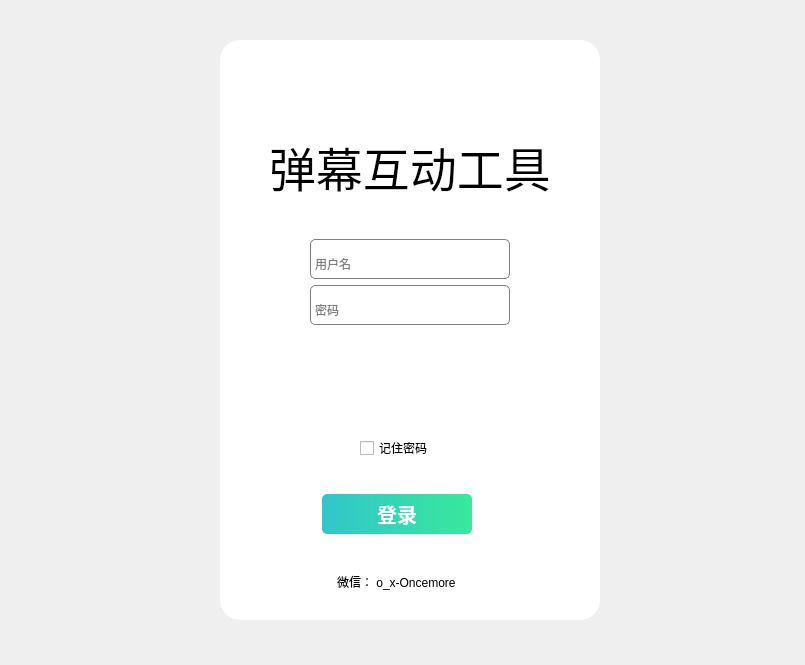
<?xml version="1.0" encoding="UTF-8"?>
<ui version="4.0">
 <class>Login</class>
 <widget class="QWidget" name="Login">
  <property name="geometry">
   <rect>
    <x>0</x>
    <y>0</y>
    <width>805</width>
    <height>665</height>
   </rect>
  </property>
  <property name="minimumSize">
   <size>
    <width>191</width>
    <height>51</height>
   </size>
  </property>
  <property name="maximumSize">
   <size>
    <width>16777215</width>
    <height>16777215</height>
   </size>
  </property>
  <property name="windowTitle">
   <string>登录</string>
  </property>
  <property name="toolTip">
   <string/>
  </property>
  <property name="layoutDirection">
   <enum>Qt::LeftToRight</enum>
  </property>
  <property name="styleSheet">
   <string notr="true"/>
  </property>
  <widget class="QWidget" name="main" native="true">
   <property name="geometry">
    <rect>
     <x>220</x>
     <y>40</y>
     <width>380</width>
     <height>580</height>
    </rect>
   </property>
   <property name="minimumSize">
    <size>
     <width>380</width>
     <height>580</height>
    </size>
   </property>
   <property name="maximumSize">
    <size>
     <width>380</width>
     <height>580</height>
    </size>
   </property>
   <property name="styleSheet">
    <string notr="true">#main {
background-color: rgb(255, 255, 255);
border-radius: 20px;
}
</string>
   </property>
   <layout class="QVBoxLayout" name="verticalLayout_2">
    <item>
     <layout class="QVBoxLayout" name="verticalLayout">
      <item>
       <widget class="QWidget" name="top" native="true">
        <property name="minimumSize">
         <size>
          <width>0</width>
          <height>160</height>
         </size>
        </property>
        <layout class="QVBoxLayout" name="verticalLayout_5">
         <property name="leftMargin">
          <number>0</number>
         </property>
         <property name="topMargin">
          <number>0</number>
         </property>
         <property name="rightMargin">
          <number>0</number>
         </property>
         <property name="bottomMargin">
          <number>0</number>
         </property>
         <item>
          <layout class="QVBoxLayout" name="verticalLayout_4">
           <property name="spacing">
            <number>0</number>
           </property>
           <item>
            <widget class="QWidget" name="widget_2" native="true">
             <property name="styleSheet">
              <string notr="true">border: none;</string>
             </property>
             <layout class="QHBoxLayout" name="horizontalLayout_2">
              <property name="topMargin">
               <number>0</number>
              </property>
              <property name="rightMargin">
               <number>0</number>
              </property>
              <item>
               <layout class="QHBoxLayout" name="horizontalLayout">
                <item>
                 <spacer name="horizontalSpacer">
                  <property name="orientation">
                   <enum>Qt::Horizontal</enum>
                  </property>
                  <property name="sizeHint" stdset="0">
                   <size>
                    <width>40</width>
                    <height>20</height>
                   </size>
                  </property>
                 </spacer>
                </item>
                <item alignment="Qt::AlignTop">
                 <widget class="QPushButton" name="hideButton">
                  <property name="sizePolicy">
                   <sizepolicy hsizetype="Minimum" vsizetype="Preferred">
                    <horstretch>0</horstretch>
                    <verstretch>0</verstretch>
                   </sizepolicy>
                  </property>
                  <property name="styleSheet">
                   <string notr="true">#hideButton:hover{
padding-bottom:4px;
}</string>
                  </property>
                  <property name="text">
                   <string/>
                  </property>
                  <property name="icon">
                   <iconset resource="pc.qrc">
                    <normaloff>:/icons/icons/remove-sharp.png</normaloff>:/icons/icons/remove-sharp.png</iconset>
                  </property>
                 </widget>
                </item>
                <item alignment="Qt::AlignTop">
                 <widget class="QPushButton" name="closeButton">
                  <property name="sizePolicy">
                   <sizepolicy hsizetype="Minimum" vsizetype="Preferred">
                    <horstretch>0</horstretch>
                    <verstretch>0</verstretch>
                   </sizepolicy>
                  </property>
                  <property name="styleSheet">
                   <string notr="true">#closeButton:hover{
padding-bottom:4px;
}</string>
                  </property>
                  <property name="text">
                   <string/>
                  </property>
                  <property name="icon">
                   <iconset resource="pc.qrc">
                    <normaloff>:/icons/icons/close-sharp.png</normaloff>:/icons/icons/close-sharp.png</iconset>
                  </property>
                 </widget>
                </item>
               </layout>
              </item>
             </layout>
            </widget>
           </item>
           <item>
            <widget class="QWidget" name="widget_3" native="true">
             <layout class="QVBoxLayout" name="verticalLayout_6">
              <property name="leftMargin">
               <number>0</number>
              </property>
              <property name="topMargin">
               <number>0</number>
              </property>
              <property name="rightMargin">
               <number>0</number>
              </property>
              <property name="bottomMargin">
               <number>0</number>
              </property>
              <item>
               <layout class="QHBoxLayout" name="horizontalLayout_3">
                <item alignment="Qt::AlignHCenter|Qt::AlignTop">
                 <widget class="QLabel" name="label">
                  <property name="font">
                   <font>
                    <pointsize>35</pointsize>
                   </font>
                  </property>
                  <property name="text">
                   <string>弹幕互动工具</string>
                  </property>
                 </widget>
                </item>
               </layout>
              </item>
             </layout>
            </widget>
           </item>
          </layout>
         </item>
        </layout>
       </widget>
      </item>
      <item>
       <widget class="QWidget" name="inputContain" native="true">
        <layout class="QVBoxLayout" name="verticalLayout_8">
         <property name="topMargin">
          <number>0</number>
         </property>
         <property name="bottomMargin">
          <number>0</number>
         </property>
         <item>
          <layout class="QVBoxLayout" name="verticalLayout_7">
           <property name="topMargin">
            <number>0</number>
           </property>
           <property name="bottomMargin">
            <number>0</number>
           </property>
           <item>
            <widget class="QWidget" name="widget_4" native="true">
             <property name="minimumSize">
              <size>
               <width>0</width>
               <height>200</height>
              </size>
             </property>
             <layout class="QVBoxLayout" name="verticalLayout_12">
              <item>
               <layout class="QVBoxLayout" name="verticalLayout_11">
                <item alignment="Qt::AlignHCenter">
                 <widget class="QLineEdit" name="username">
                  <property name="minimumSize">
                   <size>
                    <width>200</width>
                    <height>40</height>
                   </size>
                  </property>
                  <property name="styleSheet">
                   <string notr="true">border: 1px solid gray;
            border-radius: 5px;
            padding-top: 14px;
            padding-left: 2px;
            padding-right: 2px;</string>
                  </property>
                  <property name="alignment">
                   <set>Qt::AlignLeading|Qt::AlignLeft|Qt::AlignTop</set>
                  </property>
                  <property name="placeholderText">
                   <string>用户名</string>
                  </property>
                 </widget>
                </item>
                <item alignment="Qt::AlignHCenter">
                 <widget class="QLineEdit" name="password">
                  <property name="minimumSize">
                   <size>
                    <width>200</width>
                    <height>40</height>
                   </size>
                  </property>
                  <property name="styleSheet">
                   <string notr="true">border: 1px solid gray;
            border-radius: 5px;
            padding-top: 14px;
            padding-left: 2px;
            padding-right: 2px;</string>
                  </property>
                  <property name="echoMode">
                   <enum>QLineEdit::Password</enum>
                  </property>
                  <property name="alignment">
                   <set>Qt::AlignLeading|Qt::AlignLeft|Qt::AlignTop</set>
                  </property>
                  <property name="placeholderText">
                   <string>密码</string>
                  </property>
                 </widget>
                </item>
                <item alignment="Qt::AlignHCenter">
                 <widget class="QLabel" name="tips">
                  <property name="styleSheet">
                   <string notr="true">color: rgb(255, 0, 7);</string>
                  </property>
                  <property name="text">
                   <string/>
                  </property>
                 </widget>
                </item>
               </layout>
              </item>
             </layout>
            </widget>
           </item>
          </layout>
         </item>
        </layout>
       </widget>
      </item>
      <item>
       <widget class="QWidget" name="widget" native="true">
        <property name="minimumSize">
         <size>
          <width>0</width>
          <height>100</height>
         </size>
        </property>
        <property name="maximumSize">
         <size>
          <width>354</width>
          <height>16777215</height>
         </size>
        </property>
        <layout class="QVBoxLayout" name="verticalLayout_10">
         <property name="topMargin">
          <number>0</number>
         </property>
         <item>
          <layout class="QVBoxLayout" name="verticalLayout_9">
           <property name="spacing">
            <number>0</number>
           </property>
           <item alignment="Qt::AlignHCenter|Qt::AlignTop">
            <widget class="QCheckBox" name="checkBox">
             <property name="text">
              <string>记住密码</string>
             </property>
            </widget>
           </item>
           <item alignment="Qt::AlignHCenter|Qt::AlignTop">
            <widget class="QPushButton" name="loginButton">
             <property name="minimumSize">
              <size>
               <width>150</width>
               <height>40</height>
              </size>
             </property>
             <property name="styleSheet">
              <string notr="true">#loginButton{
	background-color: qlineargradient(spread:pad, x1:0, y1:0, x2:1, y2:0, stop:0 rgba(50, 197, 203, 255), stop:1 rgba(57, 232, 156, 255));
            color: #f9ffff;
            font-size: 20px;
            font-weight: bold;
            border-radius: 5px;
}
#loginButton:pressed {
	background-color: qlineargradient(spread:pad, x1:0, y1:0, x2:1, y2:0, stop:0 rgba(255, 214, 255, 255), stop:1 rgba(122, 217, 255, 255));
        }</string>
             </property>
             <property name="text">
              <string>登录</string>
             </property>
            </widget>
           </item>
           <item alignment="Qt::AlignHCenter">
            <widget class="QLabel" name="label_2">
             <property name="text">
              <string>微信： o_x-Oncemore</string>
             </property>
            </widget>
           </item>
          </layout>
         </item>
        </layout>
       </widget>
      </item>
     </layout>
    </item>
   </layout>
  </widget>
 </widget>
 <resources>
  <include location="pc.qrc"/>
 </resources>
 <connections/>
</ui>
